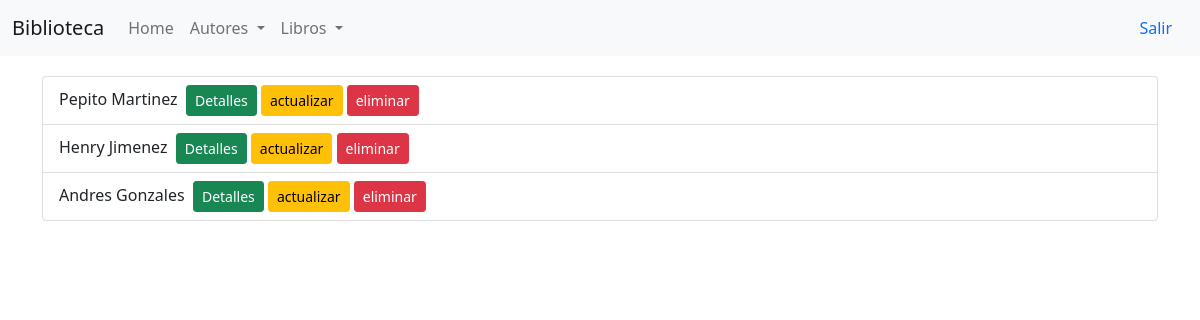
The app's page /autores/, older data.
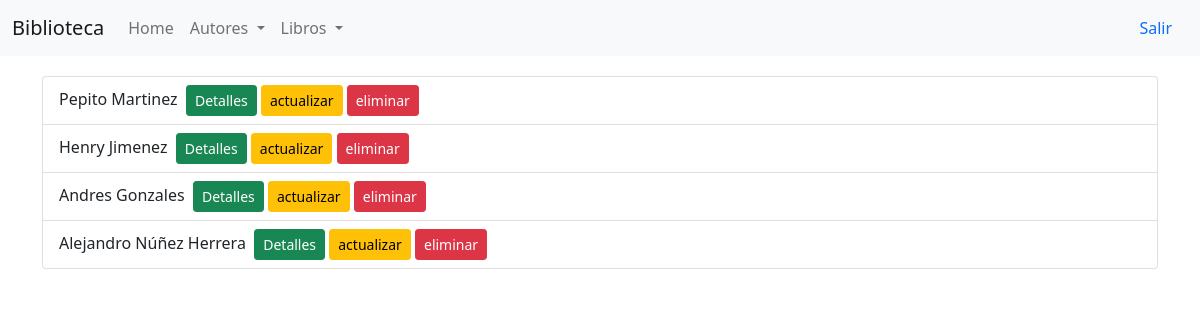
The same page, newer data.
### libros/models.py (models this page shows)
class Author(models.Model):
    first_name = models.CharField(max_length=200)
    last_name = models.CharField(max_length=200)
    photo = models.CharField(max_length=200, default="link")
    birth_date = models.DateField()
    def get_name(self):
        return self.first_name + " " + self.last_name

### libros/views.py (the view)
# urls.py: path('autores/', views.listarAutores, name='autores'),
def listarAutores(request):
    lista = Author.objects.all()
    a = "hola mundo"
    context = {'lista':lista,'a':a,}
    template = loader.get_template('autores/autores.html')
    return HttpResponse(template.render(context,request))

### libros/templates/autores/autores.html (shortened to what this page needs)
{% extends "base_template.html" %}
{% load static %}
{% block headers %}
<link rel="stylesheet" href="{% static 'css/autores.css' %}">
{% endblock %}
{% block content %}
<div class="container lista">
    <ul class="list-group">
        {% for au in lista %}
        <li class="list-group-item">{{ au.get_name }} &nbsp;<a href="{% url 'autor_detail' au.id %}" class="btn btn-sm btn-success">Detalles</a>&nbsp;<a href="{% url 'autor_update' au.id %}" class="btn btn-sm btn-warning">actualizar</a>&nbsp;<a href="{% url 'autor_delete' au.id %}" class="btn btn-sm btn-danger">eliminar</a></li>
        {% endfor %}
    </ul>
</div>
{% endblock %}

Row changes from the older to the newer data that the page shows:
added Author: get_name "Alejandro Núñez Herrera"
